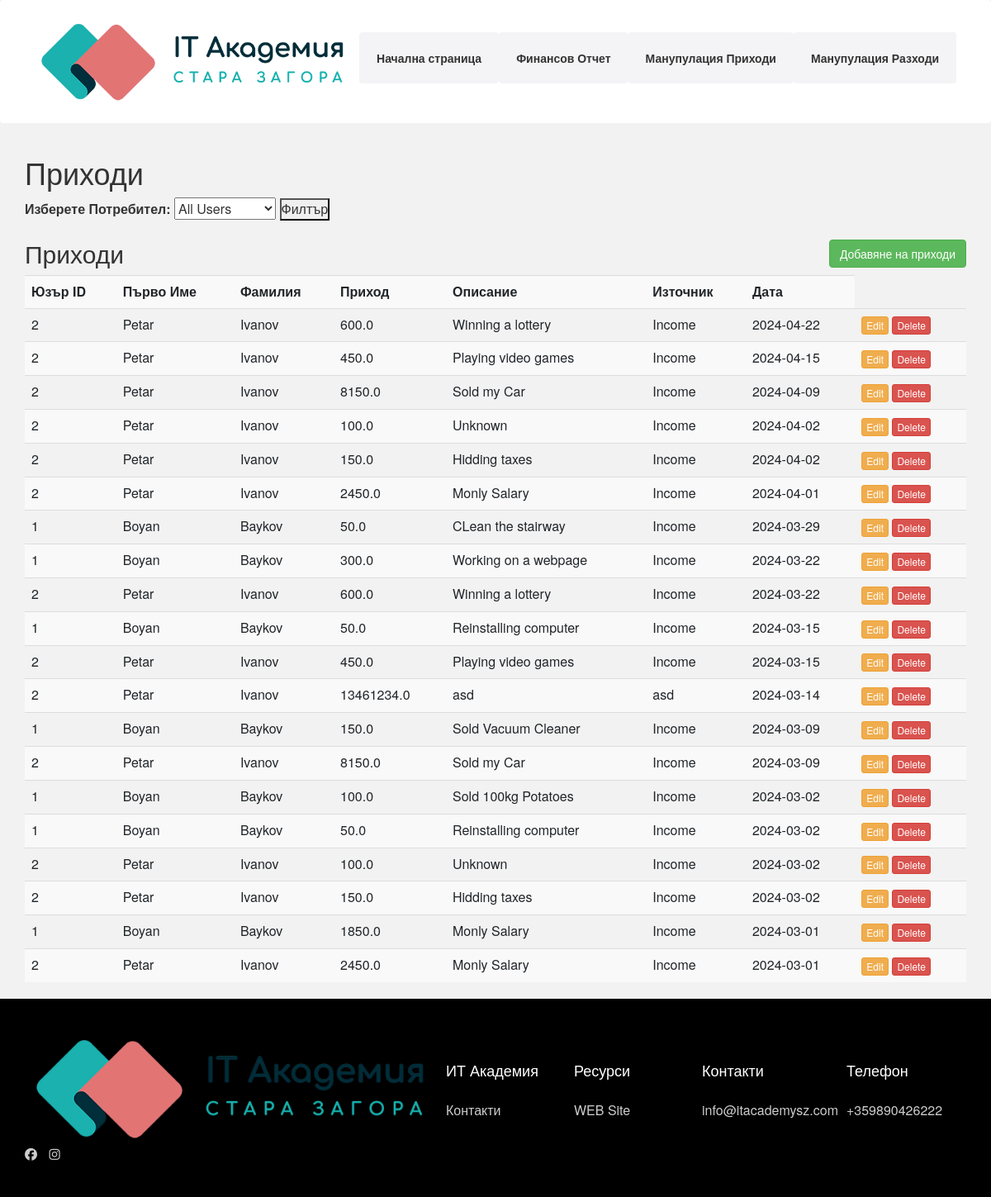
The page /index3 on the database as committed earlier.
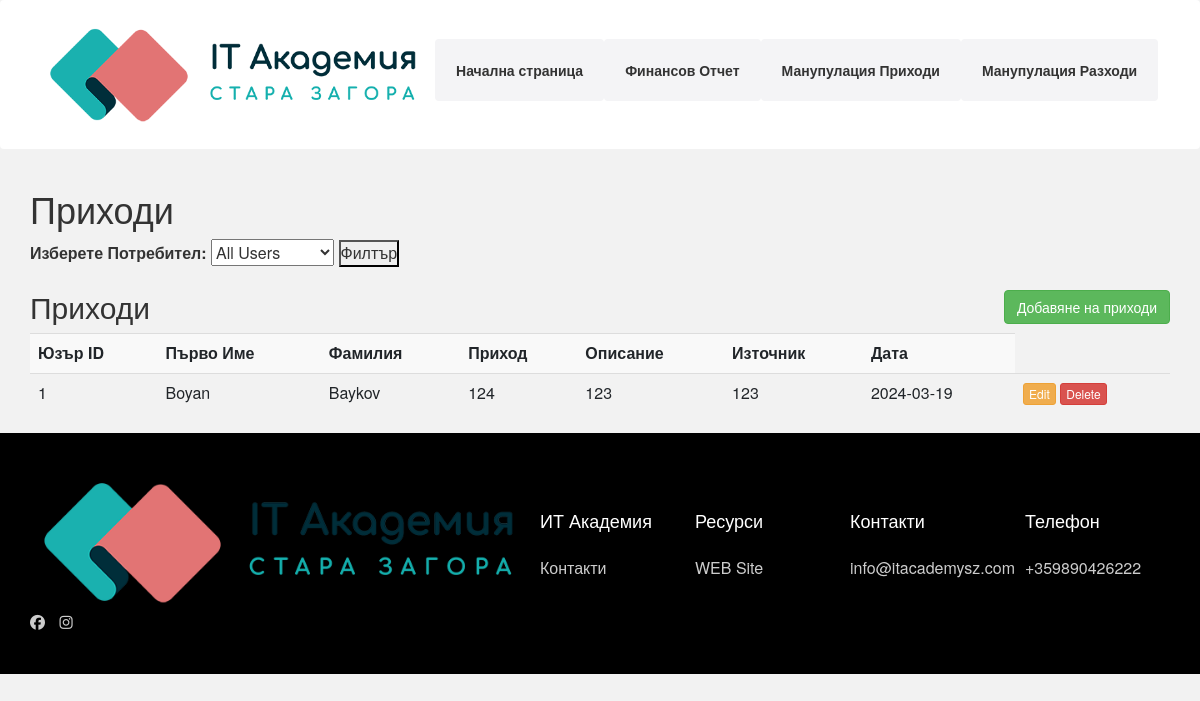
The same page on the database as committed later.
### web/alchemy.py (models this page shows)
class Income(Base):
    __tablename__ = 'income'
    id = Column(Integer, primary_key=True)
    user_id = Column(Integer, ForeignKey('users.id'))
    income = Column(Integer)
    description = Column(String)
    source = Column(String)
    date = Column(Date, default=datetime.now)
    user = relationship("User", back_populates="incomes")

class User(Base):
    __tablename__ = 'users'
    id = Column(Integer, primary_key=True)
    FirstName = Column(String)
    LastName = Column(String)
    incomes = relationship("Income", back_populates="user")

### web/app.py (the view)
@app.route('/index3', methods=['GET', 'POST'])
def Index3():
    cur.execute("SELECT FirstName, LastName  FROM users")
    user_names = [f"{row[0]} {row[1]}" for row in cur.fetchall()]
    if request.method == 'POST':
        selected_user_name = request.form.get('user_name')
        if selected_user_name:
            cur.execute("""SELECT i.id, i.user_id, u.FirstName, u.LastName, i.income, i.description, i.source, i.date
                            FROM income i
                            JOIN users u ON u.id = i.user_id
                            WHERE u.FirstName || ' ' || u.LastName = ?
                        order by i.date desc""", (selected_user_name,))
        else:
            cur.execute("""SELECT i.id, i.user_id, u.FirstName, u.LastName, i.income, i.description, i.source, i.date
                            FROM income i
                            JOIN users u ON u.id = i.user_id
                        order by i.date desc""")
        income_data = cur.fetchall()
    else:
        cur.execute("""SELECT i.id, i.user_id, u.FirstName, u.LastName, i.income, i.description, i.source, i.date
                        FROM income i
                        JOIN users u ON u.id = i.user_id
                    order by i.date desc""")
        income_data = cur.fetchall()
    return render_template('index3.html', income=income_data, user_names=user_names)

### web/templates/index3.html (shortened to what this page needs)
{% include "header.html" %}
<link href="{{url_for('static', filename = 'css/bootstrap.min.css')}}" rel="stylesheet">
{% block body %}
<div class="container">
   <div class="row">
      <div class="col md-12">
        <h1>Приходи</h1>
        <form method="POST" action="/index3">
          <label for="user_name">Изберете Потребител:</label>
          <select name="user_name" id="user_name">
              <option value="">All Users</option>
          </select>
          <button type="submit">Филтър</button>
        </form>
         <h2>Приходи
          <button type="button" class="btn btn-success  pull-right" data-toggle="modal" data-target="#myModal">Добавяне на приходи
          </button>
          </h2>
         <table class="table table-striped" >
           <tr>
               <th>Юзър ID</th>
               <th>Първо Име</th>
               <th>Фамилия</th>
               <th>Приход</th>
               <th>Описание</th>
               <th>Източник</th>
               <th>Дата</th>
            </tr>
            {% for row in income %}
            <tr>
               <td>{{row.1}}</td>
               <td>{{row.2}}</td>
               <td>{{row.3}}</td>
               <td>{{row.4}}</td>
               <td>{{row.5}}</td>
               <td>{{row.6}}</td>
               <td>{{row.7}}</td>
               <td>
                  <a href="/index3/update/{{row.0}}" class="btn btn-warning btn-xs" data-toggle="modal"
                     data-target="#modaledit{{row.0}}">Edit</a>
                  <a href="/index3/delete/{{ row.0 }}" class="btn btn-danger btn-xs"
                     onclick="return confirm('Are You Sure For Delete?')">Delete</a>
               </td>
            </tr>
            {% endfor %}
         </table>
      </div>
   </div>
</div>
{% endblock %}
{% include "footer.html" %}

Rows that differ between the two databases and show on the page:
removed Income: user "2", FirstName "Petar", LastName "Ivanov", income "600.0", description "Winning a lottery", source "Income", date "2024-04-22"
removed Income: user "2", FirstName "Petar", LastName "Ivanov", income "450.0", description "Playing video games", source "Income", date "2024-04-15"
removed Income: user "2", FirstName "Petar", LastName "Ivanov", income "8150.0", description "Sold my Car", source "Income", date "2024-04-09"
removed Income: user "2", FirstName "Petar", LastName "Ivanov", income "100.0", description "Unknown", source "Income", date "2024-04-02"
removed Income: user "2", FirstName "Petar", LastName "Ivanov", income "150.0", description "Hidding taxes", source "Income", date "2024-04-02"
removed Income: user "2", FirstName "Petar", LastName "Ivanov", income "2450.0", description "Monly Salary", source "Income", date "2024-04-01"
removed Income: user "1", FirstName "Boyan", LastName "Baykov", income "50.0", description "CLean the stairway", source "Income", date "2024-03-29"
removed Income: user "1", FirstName "Boyan", LastName "Baykov", income "300.0", description "Working on a webpage", source "Income", date "2024-03-22"
removed Income: user "2", FirstName "Petar", LastName "Ivanov", income "600.0", description "Winning a lottery", source "Income", date "2024-03-22"
removed Income: user "1", FirstName "Boyan", LastName "Baykov", income "50.0", description "Reinstalling computer", source "Income", date "2024-03-15"
removed Income: user "2", FirstName "Petar", LastName "Ivanov", income "450.0", description "Playing video games", source "Income", date "2024-03-15"
removed Income: user "2", FirstName "Petar", LastName "Ivanov", income "13461234.0", description "asd", source "asd", date "2024-03-14"
removed Income: user "2", FirstName "Petar", LastName "Ivanov", income "8150.0", description "Sold my Car", source "Income", date "2024-03-09"
removed Income: user "1", FirstName "Boyan", LastName "Baykov", income "100.0", description "Sold 100kg Potatoes", source "Income", date "2024-03-02"
removed Income: user "1", FirstName "Boyan", LastName "Baykov", income "50.0", description "Reinstalling computer", source "Income", date "2024-03-02"
removed Income: user "2", FirstName "Petar", LastName "Ivanov", income "100.0", description "Unknown", source "Income", date "2024-03-02"
removed Income: user "2", FirstName "Petar", LastName "Ivanov", income "150.0", description "Hidding taxes", source "Income", date "2024-03-02"
removed Income: user "1", FirstName "Boyan", LastName "Baykov", income "1850.0", description "Monly Salary", source "Income", date "2024-03-01"
removed Income: user "2", FirstName "Petar", LastName "Ivanov", income "2450.0", description "Monly Salary", source "Income", date "2024-03-01"
changed Income "Boyan": income "150.0" → "124"; description "Sold Vacuum Cleaner" → "123"; source "Income" → "123"; date "2024-03-09" → "2024-03-19"
